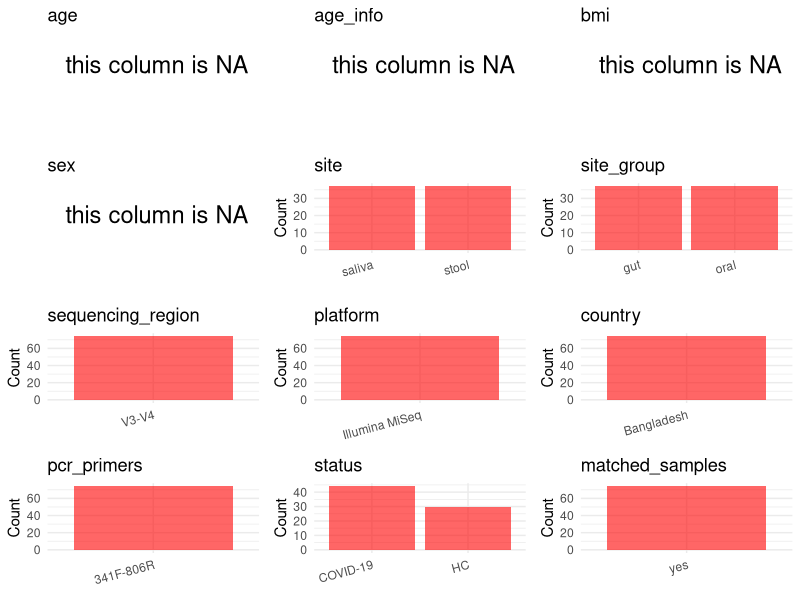

The R source for this figure: (Note: this script raises an error after producing the figure.)
## ---- chunk 1
# Load libraries
library(dplyr)
library(ggplot2)
library(cowplot)

# (1) Setting working directory
# EDIT HERE: change project_id for each study
project_id <- "PRJNA767939"

base_dir <- "/beegfs/huangxiaochang/global_oral/global-oral-microbiome/data/projects/"
setwd(file.path(base_dir, project_id))

# (2) Loading raw SRA metadata file
sra_file <- "SraRunTable.csv"
initial_meta <- read.csv("SraRunTable.csv", header = TRUE)

# (3) OPTIONAL: If extra metadata (e.g., Table.x or supplemental materials) are available from the article, you may need to merge the file with initial_meta manually. Below is example code for merging. Depending on the specific case of each study, you can customize the code as needed.
# supp_table <- read.csv("supplemental_table.csv", header = TRUE)
# initial_meta <- left_join(initial_meta, supp_table, by = merge_col_name)
## ---- chunk 2
# (1) Read the article in the following order: abstract, the beginning of the results section, and the methods. Understand the sample size, experimental design, and disease group overview. Clarify the sampling sites; for oral and gut samples, specify the exact sites like supragingival plaque, tongue, etc.

# (2) IMPORTANT: MUST go through each column of initial_meta
# head(initial_meta, 10)

# IMPORTANT: Check the unique values in the column of interest or query column.
# lapply(initial_meta[c('body_habitat', 'body_product', 'body_site')], table) # site
# table(initial_meta$host_subject_id) # subject id
# table(initial_meta$platform..exp.) # output is Illumina
# table(initial_meta$target_subfragment..exp.)
## ---- chunk 3
# (1) EDIT HERE: Parameter setup
# NOTE: This project has no lab control samples (blanks/positives) or non-human samples. Leave keywords empty to skip filtering.
control_column <- NA   # column name in initial_meta
# unique(initial_meta[[control_column]])  # uncomment to explore
control_keywords <- c()     # Enter exact keywords

species_column <- NA          # column name in initial_meta
# unique(initial_meta[[species_column]])  # uncomment to explore
non_human_keywords <- c()            # Enter exact keywords


# (2) Remove controls and non-human samples. DO NOT need to modify code in this part, just run it.
n_samples <- nrow(initial_meta)
# Control evaluation
if (length(control_keywords) > 0) {
  if (is.null(control_column) || control_column == "") {
    stop("Error: control_keywords provided but control_column is missing.")
  }

  if (!(control_column %in% colnames(initial_meta))) {
    stop(sprintf("Error: Column '%s' not found in initial_meta.", control_column))
  }

  control_pattern <- paste(control_keywords, collapse = "|")
  control_text <- initial_meta[[control_column]]
  is_control <- grepl(control_pattern, control_text)

} else {
  is_control <- rep(FALSE, n_samples)
}

# Non-human evaluation
if (length(non_human_keywords) > 0) {
  if (is.null(species_column) || species_column == "") {
    stop("Error: non_human_keywords provided but species_column is missing.")
  }

  if (!(species_column %in% colnames(initial_meta))) {
    stop(sprintf("Error: Column '%s' not found in initial_meta.", control_column))
  }

  non_human_pattern <- paste(non_human_keywords, collapse = "|")
  species_text <- initial_meta[[species_column]]
  is_non_human <- grepl(non_human_pattern, species_text)
} else {
  is_non_human <- rep(FALSE, n_samples)
}

# Execute removal
samples_to_remove <- is_control | is_non_human
initial_meta <- initial_meta[!samples_to_remove, ]

cat("Initial samples counts:",n_samples,"\n")
cat("Removed control samples:", sum(is_control), "\n")
cat("Removed non-human samples:", sum(is_non_human), "\n")
cat("Total samples removed ", sum(samples_to_remove), "\n")
cat("Remaining samples after Step 2:", nrow(initial_meta), "\n")
## ---- chunk 4
# Extract columns from initial_meta as follows:
# (1) No modification needed → extract directly.
# (2) Modification needed → create a column start with 'raw_' and mark the target column as "pending".
# (3) Need to find or determine based on the article.

metadata <- data.frame(
  bioproject = initial_meta$BioProject,
  sample_id = initial_meta$Run,
  raw_subject_id = initial_meta$Library.Name,
  age = NA,
  age_info = NA,
  bmi = NA,
  raw_sex = NA,
  sex = "pending",
  sequencing_region = "V3-V4",
  platform = initial_meta$Instrument,
  country = initial_meta$geo_loc_name_country,
  raw_site = initial_meta$isolation_source,
  site = "pending",
  site_group = "pending",
  public_time = initial_meta$ReleaseDate,
  pcr_primers = NA,
  title = NA,
  disease_study = NA,
  status = "pending",
  matched_samples = "pending",
  is_time_series = "no",
  stringsAsFactors = FALSE
)

metadata$public_time <- as.Date(metadata$public_time)
## ---- chunk 5
# (1) Handle the columns with the `raw_` prefix.
# IMPORTANT: Add comments if the modification is not straightforward!!
metadata$sex <- NA_character_

# NOTE: Subject ID is encoded in "Library Name" (not Sample.Name).
# Format: "COVID oral_22", "Healthy control gut_10", etc.
# Group + number = same person; site_type = oral/gut.
# Example: COVID oral_22 and COVID gut_22 share subject COVID_22.
parse_libname <- function(libname) {
  parts <- strsplit(libname, "_")
  sapply(parts, function(p) {
    info <- p[length(p) - 1]
    num <- p[length(p)]
    if (grepl("COVID", info, ignore.case = TRUE)) {
      status <- "COVID-19"
      subj <- paste0("COVID_", num)
    } else {
      status <- "HC"
      subj <- paste0("HC_", num)
    }
    if (grepl("gut", info, ignore.case = TRUE)) {
      site <- "stool"
      site_group <- "gut"
    } else {
      site <- "saliva"
      site_group <- "oral"
    }
    c(subject_id = subj, site = site,
      site_group = site_group, status = status)
  })
}

parsed <- parse_libname(metadata$raw_subject_id)
metadata$subject_id <- parsed["subject_id", ]
metadata$site <- parsed["site", ]
metadata$site_group <- parsed["site_group", ]
metadata$status <- parsed["status", ]

# Add publication information
metadata$pcr_primers <- "341F-806R"
metadata$title <- "Dysbiosis of Oral and Gut Microbiomes in SARS-CoV-2 Infected Patients in Bangladesh"
metadata$disease_study <- "yes"

## ---- chunk 6
# (2) Filling the 'site_group' and 'matched_samples' columns
# editing site_group
unique(metadata$site)
# EDIT HERE: add oral sites
Oral_site = c("saliva", "mouth", "tongue coating", "supragingival plaque", "subgingival plaque", "oral swab", "denture", "tooth", "abscess pus", "adjacent periodontal pocket", "patient healthy crevice", "healthy control crevice", "gingival crevicular fluid", "subgingival plaque")
# EDIT HERE: add gut sites
Gut_site = c("feces", "stool")
# just run
metadata <- metadata %>%
  mutate(site_group = case_when(
    site %in% Oral_site ~ "oral",
    site %in% Gut_site ~ "gut",
    TRUE ~ "other"
  ))

# editing matched_samples, just run.
metadata$matched_samples <- ifelse(
  ave(metadata$subject_id, metadata$subject_id, FUN = length) > 1,
  "yes",
  "no"
)
## ---- chunk 7
# (3) check if there is pending value in metadata. If there is pending value, go on modify the metadata.
# Function to check if a column contains "pending"
has_pending <- function(col) {
  if (is.character(col) || is.factor(col)) {
    any(col == "pending", na.rm = TRUE)
  } else {
    FALSE
  }
}

# Check for any pending value
any_pending_value <- any(sapply(metadata, has_pending))

if (!any_pending_value) {
  message("Good! No cell contains the value 'pending'.")
} else {
  pending_cols <- names(metadata)[sapply(metadata, has_pending)]
  message("Columns containing 'pending': ", paste(pending_cols, collapse = ", "))
  message("Please continue to resolve these pending columns!")
}
## ---- chunk 8
# Select columns for visualization, just run
plot_data <- metadata %>%
  select(-bioproject, -sample_id, -subject_id, -title)

create_simple_plots <- function(data) {
  plots <- list()
  continuous_vars <- c("age", "bmi")

  for (col in colnames(data)) {
    if (all(is.na(data[[col]]))) {
      p <- ggplot() +
        annotate("text", x = 0.5, y = 0.5, label = "this column is NA", size = 6) +
        labs(title = col) +
        theme_void()
    } else if (col %in% continuous_vars && is.numeric(data[[col]])) {
      p <- ggplot(data, aes(x = .data[[col]])) +
        geom_histogram(fill = "blue", alpha = 0.6, bins = 20, na.rm = TRUE) +
        labs(title = col, x = col, y = "Count") +
        theme_minimal()
    } else {
      count_data <- as.data.frame(table(data[[col]], useNA = "ifany"))
      p <- ggplot(count_data, aes(x = reorder(Var1, -Freq), y = Freq)) +
        geom_col(fill = "red", alpha = 0.6) +
        labs(title = col, x = NULL, y = "Count") +
        theme_minimal() +
        theme(axis.text.x = element_text(angle = 15, hjust = 1))
    }
    plots[[col]] <- p
  }

  return(plots)
}

# Generate and arrange plots
plots <- create_simple_plots(plot_data)
p <- plot_grid(plots$age,
               plots$age_info,
               plots$bmi,
               plots$sex,
               plots$site,
               plots$site_group,
               plots$sequencing_region,
               plots$platform,
               plots$country,
               plots$pcr_primers,
               plots$status,
               plots$matched_samples,
               ncol = 3, align = "hv", axis = "lb")
ggsave("Metadata_Summary.png", plot = p, width = 8, height = 6, dpi = 150)
## ---- chunk 9
# Insert Metadata_Summary.png into the current Rmd output
knitr::include_graphics("Metadata_Summary.png")
## ---- chunk 10
# Reorder the data frame
fixed_cols <- c("bioproject", "sample_id", "subject_id", "age", "age_info",
                "bmi", "sex", "platform", "sequencing_region", "pcr_primers",
                "country", "site", "site_group", "disease_study", "status",
                "title", "public_time", "matched_samples", "is_time_series")
metadata <- metadata %>%
  select(all_of(fixed_cols), everything())

# save metadata
# head(metadata)
write.csv(metadata, file = "metadata_v2.csv", quote = TRUE, row.names = FALSE)
